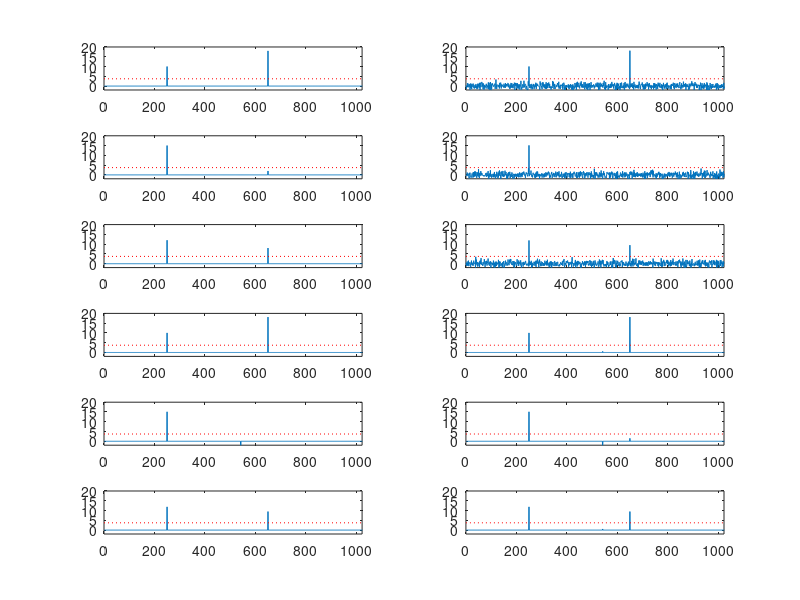

Write the MATLAB code that produced this figure.
% Joint denoising in the time domain
% Toy example

clear all
close all
clc

J = 3;
N = 1024;
X = zeros(N,J);

n1 = 250;
n2 = 650;
X(n1,1) = 10;
X(n2,1) = 18;
X(n1,2) = 15;
X(n2,2) = 2;
X(n1,3) = 12;
X(n2,3) = 8;

% Add noise
sigma = 1;
noise = sigma * randn(N,J);
X_n = X + noise;

T = sigma * sqrt(2*log(N));

% Independent denoising
X_hat_indep = X_n;
for i = 1:N,
    for j = 1:J,
        if abs(X_n(i,j)) < T,
            X_hat_indep(i,j) = 0;
        end
    end
end

% Joint denoising
X_hat_joint = X_n;
for i = 1:N,
    for j = 1:J,
        if abs(X_n(i,j)) < T,
            % look if at least one of the other coefficients if bigger than
            % T
            n_big = sum(abs(X_n(i,:))>T);
            if n_big == 0,
                X_hat_joint(i,j) = 0;
            end
        end
    end
end

subplot(2*J,2,1)
for j = 1:J,
subplot(2*J,2,2*j-1)
plot(X(:,j))
axis([0 N-1 -2 20])
line([0 N-1], [T T],'color','r','LineStyle',':')

subplot(2*J,2,2*j)
plot(X_n(:,j))
axis([0 N-1 -2 20])
line([0 N-1], [T T],'color','r','LineStyle',':')

subplot(2*J,2,2*j+5)
plot(X_hat_indep(:,j))    
axis([0 N-1 -2 20])
line([0 N-1], [T T],'color','r','LineStyle',':')

subplot(2*J,2,2*j+6)
plot(X_hat_joint(:,j))    
axis([0 N-1 -2 20])
line([0 N-1], [T T],'color','r','LineStyle',':')
end

